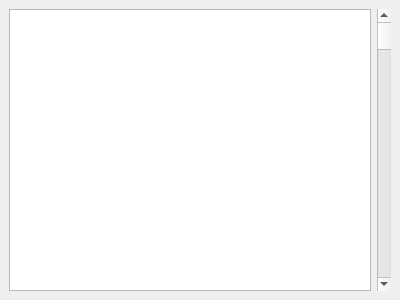
<?xml version="1.0" encoding="UTF-8"?>
<ui version="4.0">
 <class>Memory</class>
 <widget class="QDockWidget" name="Memory">
  <property name="geometry">
   <rect>
    <x>0</x>
    <y>0</y>
    <width>400</width>
    <height>300</height>
   </rect>
  </property>
  <property name="windowTitle">
   <string>Memory</string>
  </property>
  <widget class="QWidget" name="dockWidgetContents">
   <layout class="QGridLayout" name="gridLayout">
    <item row="0" column="0">
     <widget class="QTableWidget" name="table">
      <property name="verticalScrollBarPolicy">
       <enum>Qt::ScrollBarAlwaysOff</enum>
      </property>
     </widget>
    </item>
    <item row="0" column="1">
     <widget class="QScrollBar" name="verticalScrollBar">
      <property name="orientation">
       <enum>Qt::Vertical</enum>
      </property>
     </widget>
    </item>
   </layout>
  </widget>
 </widget>
 <resources/>
 <connections/>
</ui>
